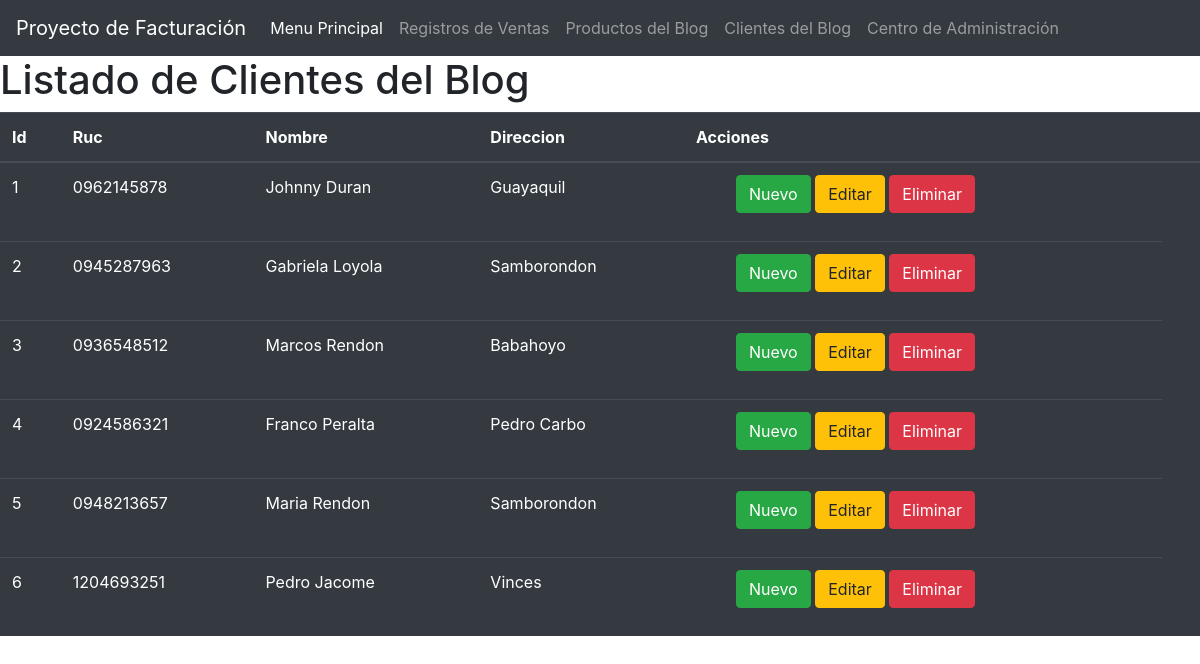
The page /listarcliente/ on the database its author committed.
### Factura/models.py (models this page shows, shortened)
class Cliente(models.Model):
    ruc = models.CharField(max_length=13)
    nombre = models.CharField(max_length=300)
    direccion = models.TextField(blank=True, null=True)
    producto = models.ManyToManyField(Producto)
    creacion = models.DateTimeField(
        auto_now_add=True, verbose_name="Fecha Creacion", null= True)
    modificacion = models.DateTimeField(
        auto_now=True, verbose_name="Fecha Modificacion", null= True)
    class Meta:
        verbose_name = 'Cliente'
        verbose_name_plural = 'Clientes'
        ordering = ['-creacion']

### Factura/views.py (the view)
# urls.py: path('listarcliente/', listarCliente, name='listarcliente'),
def listarCliente(request):
    cliente = Cliente.objects.all()
    opciones = {'Menu': 'Menu Principal',
                'Ventas': 'Registros de Ventas',
                'Producto': 'Productos del Blog',
                'Cliente': 'Clientes del Blog',
                'Administracion': 'Centro de Administración',
                'clientes': cliente}
    return render(request, 'listar_cliente.html', opciones)

### templates/listar_cliente.html (shortened to what this page needs)
<!DOCTYPE html>
<html lang="en">
<head>
    {% load static %}
    <link href="{% static 'bootstrap/css/bootstrap.min.css' %}" rel="stylesheet">
    <nav class= "navbar navbar-expand-lg navbar-dark bg-dark">
        <a class="navbar-brand" >Proyecto de Facturación</a>
        <div class="collapse navbar-collapse" id="navbarNav">
            <ul class="navbar-nav">
                <l1 class="nav-item active">
                    <a class="nav-link" href='/'>{{ Menu}}<span class="sr-only">(current)</span></a>
                </l1>
                <l1 class="nav-item">
                    <a class="nav-link" href='/listarfactura'>{{ Ventas }}</a>
                </l1>
                <l1 class="nav-item">
                    <a class="nav-link" href='/listarproducto'>{{ Producto }}</a>
                </l1>
                <l1 class="nav-item">
                    <a class="nav-link" href='/listarcliente'>{{ Cliente }}</a>
                </l1>
                <l1 class="nav-item">
                    <a class="nav-link" href='/admin'>{{ Administracion }}</a>
                </l1>
            </ul>
        </div>
    </nav>
</head>
<body>
    <h1>Listado de {{Cliente}}</h1>
    <table class="table table-hover table-dark">
        <thead>
            <tr>
                <th>Id</th>
                <th>Ruc</th>
                <th>Nombre</th>
                <th>Direccion</th>
                <th>Acciones<th>
            </tr>
        </thead>
        <body>
            {% for c in clientes %}
            <tr>
                <td>{{ c.id }}</td>
                <td>{{ c.ruc }}</td>
                <td>{{ c.nombre }}</td>
                <td>{{ c.direccion }}</td>
                <td>
                    <ul>
                        <l1><a class="btn btn-success" href="{% url 'cliente' %}">Nuevo</a></l1>
                        <l1><a class="btn btn-warning" href="{% url 'editarcliente' c.id %}">Editar</a></l1>
                        <l1><a class="btn btn-danger" href="{% url 'eliminarcliente' c.id %}">Eliminar</a></l1>
                    </ul>
                </td>
            </tr>
            {% endfor %}
        </body>
    </table>
</body>
</html>

### rows shown on the page
Cliente: id "1", ruc "0962145878", nombre "Johnny Duran", direccion "Guayaquil"
Cliente: id "2", ruc "0945287963", nombre "Gabriela Loyola", direccion "Samborondon"
Cliente: id "3", ruc "0936548512", nombre "Marcos Rendon", direccion "Babahoyo"
Cliente: id "4", ruc "0924586321", nombre "Franco Peralta", direccion "Pedro Carbo"
Cliente: id "5", ruc "0948213657", nombre "Maria Rendon", direccion "Samborondon"
Cliente: id "6", ruc "1204693251", nombre "Pedro Jacome", direccion "Vinces"

### other values the page prints
{{ Menu }} "Menu Principal"
{{ Ventas }} "Registros de Ventas"
{{ Producto }} "Productos del Blog"
{{ Cliente }} "Clientes del Blog"
{{ Administracion }} "Centro de Administración"
